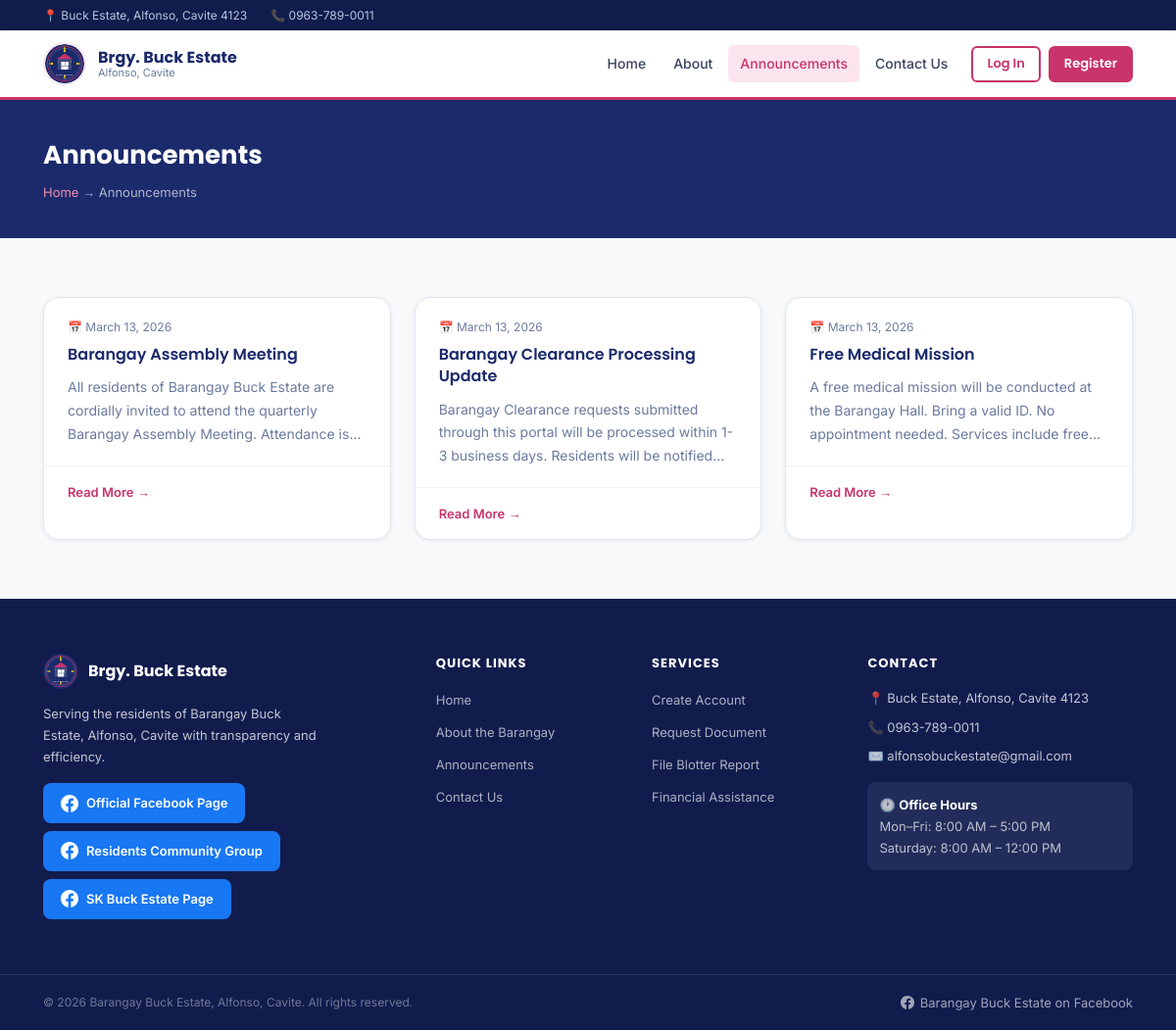
The app's page /announcements.php with its own data.
### tables this page shows
CREATE TABLE IF NOT EXISTS `announcements` (
    `id`         INT AUTO_INCREMENT PRIMARY KEY,
    `title`      VARCHAR(255) NOT NULL,
    `content`    TEXT NOT NULL,
    `image_url`  VARCHAR(500),
    `posted_by`  INT,
    `status`     ENUM('published','draft','archived') DEFAULT 'published',
    `created_at` TIMESTAMP DEFAULT CURRENT_TIMESTAMP,
    `updated_at` TIMESTAMP DEFAULT CURRENT_TIMESTAMP ON UPDATE CURRENT_TIMESTAMP,
    FOREIGN KEY (`posted_by`) REFERENCES `users`(`id`) ON DELETE SET NULL
);

### includes/functions.php (called while the page is built, shortened)
<?php
function sanitize(string $value): string {
    return htmlspecialchars(trim($value), ENT_QUOTES, 'UTF-8');
}
function paginate(int $total, int $perPage, int $current): array {
    $totalPages = (int)ceil($total / $perPage);
    return [
        'total'       => $total,
        'per_page'    => $perPage,
        'current'     => $current,
        'total_pages' => $totalPages,
        'offset'      => ($current - 1) * $perPage,
        'has_prev'    => $current > 1,
        'has_next'    => $current < $totalPages,
    ];
}
function formatDate(string $date, string $format = 'F j, Y'): string {
    return date($format, strtotime($date));
}

### announcements.php (the view, shortened to what this page needs)
<?php
require_once __DIR__ . '/includes/functions.php';
$pdo  = getDB();
$page = max(1,(int)($_GET['page'] ?? 1));
$perPage = 9;
$total = $pdo->query("SELECT COUNT(*) FROM announcements WHERE status='published'")->fetchColumn();
$pg    = paginate($total, $perPage, $page);
$stmt  = $pdo->prepare("SELECT a.*, u.fname, u.lname FROM announcements a LEFT JOIN users u ON a.posted_by=u.id WHERE a.status='published' ORDER BY a.created_at DESC LIMIT $perPage OFFSET {$pg['offset']}");
$stmt->execute();
$announcements = $stmt->fetchAll();
require_once __DIR__ . '/includes/header.php';
?>
<div class="page-header">
    <div class="container">
        <h1 class="page-header__title">Announcements</h1>
        <p class="page-header__breadcrumb"><a href="/index.php">Home</a> → Announcements</p>
    </div>
</div>
<section class="section">
    <div class="container">
        <?php if (empty($announcements)): ?>
            <div class="empty-state">
                <div class="empty-state__icon">📢</div>
                <div class="empty-state__title">No announcements yet</div>
                <div class="empty-state__desc">Check back later for updates from the barangay.</div>
            </div>
        <?php else: ?>
            <div class="announce-grid">
                <?php foreach ($announcements as $a): ?>
                <div class="announce-card">
                    <div class="announce-card__body">
                        <div class="announce-card__date">📅 <?= formatDate($a['created_at'], 'F j, Y') ?></div>
                        <h3 class="announce-card__title"><?= sanitize($a['title']) ?></h3>
                        <p class="announce-card__excerpt"><?= sanitize($a['content']) ?></p>
                    </div>
                    <div class="announce-card__footer">
                        <a href="/announcement.php?id=<?= $a['id'] ?>" class="announce-card__link">Read More →</a>
                    </div>
                </div>
                <?php endforeach; ?>
            </div>
        <?php endif; ?>
    </div>
</section>
<?php require_once __DIR__ . '/includes/footer.php'; ?>

### assets/css/style.css (style rules this page uses)
:root { --primary: #1B2A6B; --primary-dark: #111c4d; --primary-light: #2d3f8a; --accent: #C8346B; --accent-dark: #a02758; --accent-light: #fce4ef; --white: #ffffff; --gray-50: #f8f9fb; --gray-100: #f0f2f7; --gray-200: #e2e6ef; --gray-300: #c8cfe0; --gray-500: #6b7a9e; --gray-700: #3a4260; --text: #1a2040; --text-muted: #6b7a9e; --success: #1a8f5a; --success-bg: #e6f7f0; --warning: #b77c00; --warning-bg: #fff8e1; --danger: #c0392b; --danger-bg: #fdecea; --info: #1565c0; --info-bg: #e3f0ff; --radius-sm: 6px; --radius: 10px; --radius-lg: 16px; --shadow-sm: 0 1px 4px rgba(27,42,107,.08); --shadow: 0 4px 20px rgba(27,42,107,.10); --shadow-lg: 0 8px 32px rgba(27,42,107,.14); --transition: all .2s ease; --font-heading: 'Poppins', sans-serif; --font-body: 'Inter', sans-serif; --max-width: 1160px; }
*, *::before, *::after { box-sizing: border-box; margin: 0; padding: 0; }
html { scroll-behavior: smooth; }
body { font-family: var(--font-body); font-size: 15px; color: var(--text); background: var(--gray-50); line-height: 1.6; }
a { color: var(--accent); text-decoration: none; transition: var(--transition); }
.container { max-width: var(--max-width); margin: 0 auto; padding: 0 24px; }
.section { padding: 60px 0; }
.announce-grid { display: grid; grid-template-columns: repeat(auto-fit, minmax(320px, 1fr)); gap: 24px; }
.announce-card { background: var(--white); border-radius: var(--radius-lg); overflow: hidden; border: 1px solid var(--gray-200); box-shadow: var(--shadow-sm); transition: var(--transition); }
.announce-card__body { padding: 20px 24px; }
.announce-card__date { font-size: 12px; color: var(--text-muted); margin-bottom: 8px; }
.announce-card__title { font-family: var(--font-heading); font-size: 16px; font-weight: 600; color: var(--primary); margin-bottom: 10px; line-height: 1.4; }
.announce-card__excerpt { font-size: 14px; color: var(--text-muted); line-height: 1.7; display: -webkit-box; -webkit-line-clamp: 3; -webkit-box-orient: vertical; overflow: hidden; }
.announce-card__footer { padding: 14px 24px; border-top: 1px solid var(--gray-100); }
.announce-card__link { font-size: 13px; font-weight: 600; color: var(--accent); }
.page-header { background: var(--primary); color: var(--white); padding: 36px 0; }
.page-header__title { font-family: var(--font-heading); font-size: 26px; font-weight: 700; }
.page-header__breadcrumb { font-size: 13px; color: rgba(255,255,255,.65); margin-top: 6px; }
.page-header__breadcrumb a { color: #f48fb1; }

### records on screen
announcements: created_at "March 13, 2026", title "Barangay Assembly Meeting", content "All residents of Barangay Buck Estate are cordially invited to attend the quarterly Barangay Assembly Meeting. Attendance…"
announcements: created_at "March 13, 2026", title "Barangay Clearance Processing Update", content "Barangay Clearance requests submitted through this portal will be processed within 1-3 business days. Residents will be…"
announcements: created_at "March 13, 2026", title "Free Medical Mission", content "A free medical mission will be conducted at the Barangay Hall. Bring a valid ID. No appointment needed. Services include…"

### other values on screen
SITE_CONTACT "0963-789-0011"
SITE_ADDRESS "Buck Estate, Alfonso, Cavite 4123"
SITE_EMAIL "alfonsobuckestate@gmail.com"
